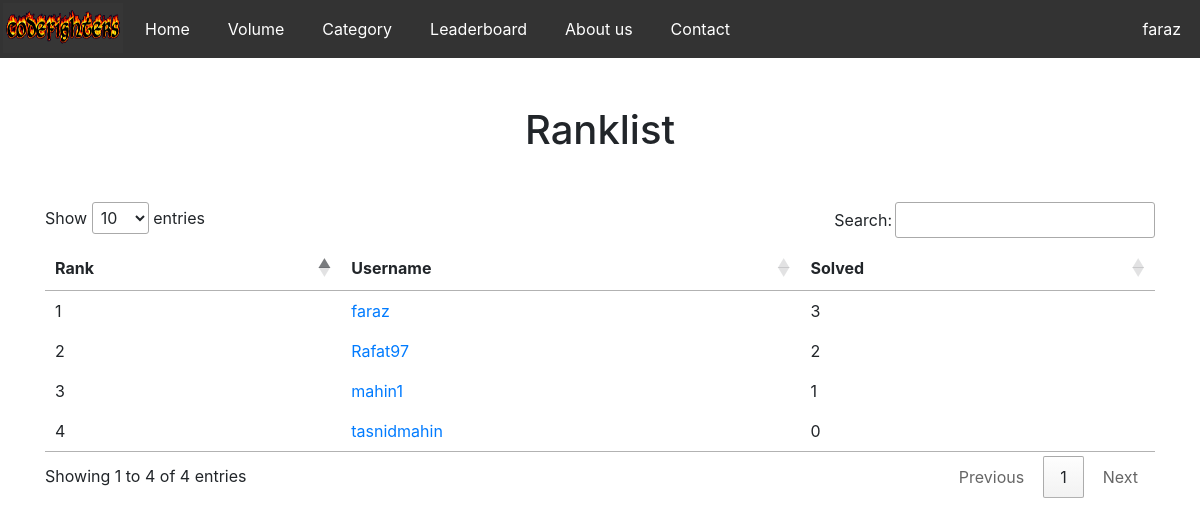
Page /leaderboard.php (signed in) on the committed database.
### tables this page shows
CREATE TABLE `users` (
  `UserID` int(11) NOT NULL,
  `Username` varchar(255) NOT NULL,
  `Password` varchar(255) NOT NULL,
  `FirstName` varchar(255) NOT NULL,
  `LastName` varchar(255) NOT NULL,
  `Email` varchar(255) NOT NULL,
  `solve` int(11) DEFAULT 0
);

### loginChecking.php (called while the page is built, shortened)
<?php
    if( !$_SESSION['loggedInUser'] ) {
       header("Location: index.php");
       exit();
    }
    else{
        $user = $_SESSION['loggedInUser'];
}
?>

### leaderboard.php (the view, shortened to what this page needs)
<?php
    include("loginChecking.php");
?>
<!doctype html>
<html lang="en-US">
<head>
    <link rel="stylesheet" href="https://stackpath.bootstrapcdn.com/bootstrap/4.3.1/css/bootstrap.min.css">
    <link rel="stylesheet" type="text/css" href="https://cdn.datatables.net/1.10.19/css/jquery.dataTables.css">
	<link rel = "stylesheet" href="css/nav_css.css">
	<link rel = "stylesheet" href="css/home_css.css">
</head>
<body>
	<?php
		include("navbar.php");
		include('db_connection.php');
	?>
    <div class="container">
        <h1 class="text-center m-5">Ranklist </h1>
        <table id="table_id" >
            <thead>
                <tr>
                    <th>Rank</th>
                    <th>Username</th>
                    <th>Solved</th>
                </tr>
            </thead>
            <tbody>
				<?php
						$sql2 = "SELECT Username ,solve from USERS ORDER BY solve DESC";
						$result2 = mysqli_query( $conn, $sql2 );
							while( $row2 = mysqli_fetch_assoc($result2) )
							{
								$user     = $row2['Username'];
								$solve = $row2['solve'];
								$sql = "(SELECT COUNT(UserID)  as rank from USERS where solve> '$solve')";
								$result = mysqli_query( $conn, $sql );
								while( $row = mysqli_fetch_assoc($result) )
								{
									$rank = $row['rank'];
								}
								$rank++;
                    ?>
						<tr>
							<td><?php echo $rank; ?></td>
							<td><a href="profile.php?user=<?php echo $user; ?>"><?php echo $user; ?></a></td>
							<td><?php echo $solve; ?></td>
						</tr>
				<?php
						}
                    ?>
            </tbody>
        </table>
    </div>
</body>
</html>

### navbar.php (shortened to what this page needs)
<ul>
	<li> <img src="gifs/logo3.png" alt="logo" width="120" height="50"> </li>
	<li><a href="home.php">Home</a></li>
	<li><a href="problem_volume.php">Volume</a></li>
	<li><a href="Category.php">Category</a></li>
	<li><a href="leaderboard.php">Leaderboard</a></li>
	<li><a href="aboutus.php">About us</a></li>
	<li><a href="contact.php">Contact</a></li>
	<li href="#demo" data-toggle="collapse"  style="float:right" > <a  href="#about">  <?php echo $user;   ?>  </a>
	</li>
</ul>

### css/nav_css.css (style rules this page uses)
ul { list-style-type: none; margin: 0; padding: 0; overflow: hidden; background-color: #333333; }
li { float: left; padding: 3px; }
li a { display: block; color: white; text-align: center; padding: 14px 16px; text-decoration: none; }

### rows in the picture
users: rank "1", Username "faraz", solve "3"
users: rank "2", Username "Rafat97", solve "2"
users: rank "3", Username "mahin1", solve "1"
users: rank "4", Username "tasnidmahin", solve "0"

### other values in the picture
$user "faraz"
